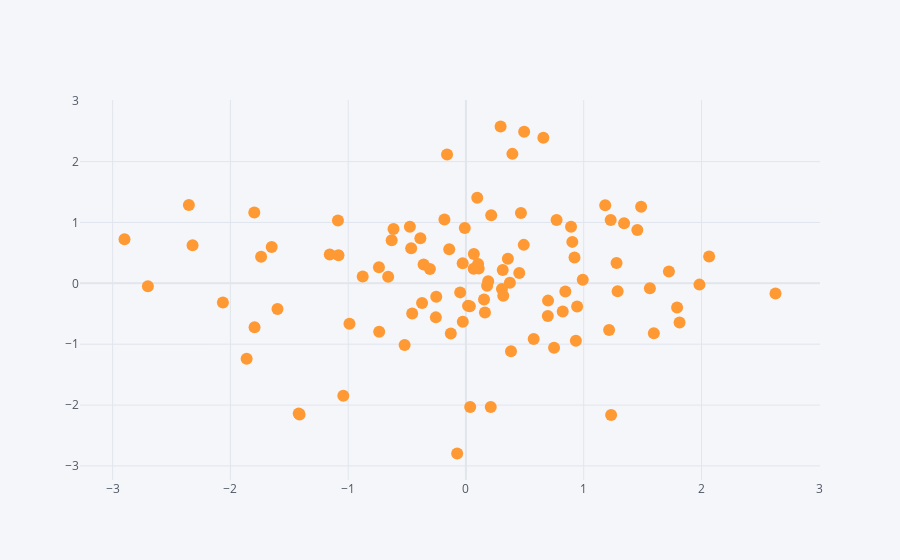

The notebook cell this image was saved under:
### Markdown cell above
**Scatter plot**

### Code cell
df.iplot(kind='scatter', x='A', y='B', mode='markers')
